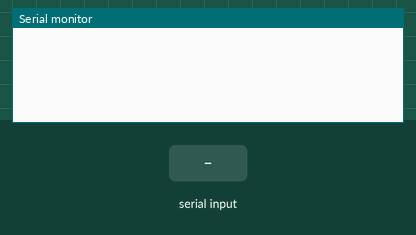
Bench run of a sketch on a simulated Arduino Uno, built with avr-gcc and run on an emulated ATmega328P. Parts: the last lines printed to the serial monitor. The test bench sets the inputs (shaded band).

Above: at 1.2 s.
1.3 s: "1" received over the second serial link
At 1.7 s:
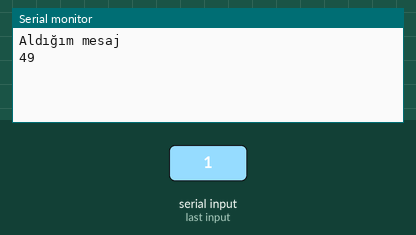
2.8 s: "0" received over the second serial link
At 4.0 s:
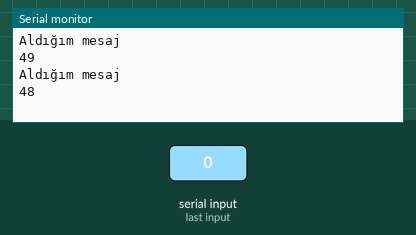
4.3 s: "2" received over the second serial link
At 5.2 s:
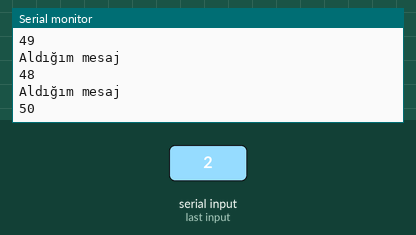

The sketch:

LoRa_echo_slave.ino
```cpp
#include <SoftwareSerial.h>
#define RX_PIN 10
#define TX_PIN 11

SoftwareSerial mySerial = SoftwareSerial(RX_PIN, TX_PIN);
void setup() {
  Serial.begin(9600);
  mySerial.begin(9600);

}


uint8_t num = 0;
void loop() {
 if_available_read_Lora_Buffer();


}


void if_available_read_Lora_Buffer(){
  if (mySerial.available() > 0) {
    Serial.println("Aldığım mesaj");
    while (mySerial.available()) {
      uint8_t c = mySerial.read();
      //mySerial.write(c);
      //Serial.println(String((char) c) +" " +String((uint8_t ) c));
      Serial.println((uint8_t ) c);
    }
    Serial.println();
  }

}
```

Measured:
- after the input at 1.3 s, the serial monitor: prints a new line at once (image 1)
- after the input at 2.8 s, the serial monitor: prints a new line at once (image 2)
- after the input at 4.3 s, the serial monitor: prints a new line at once (image 3)
